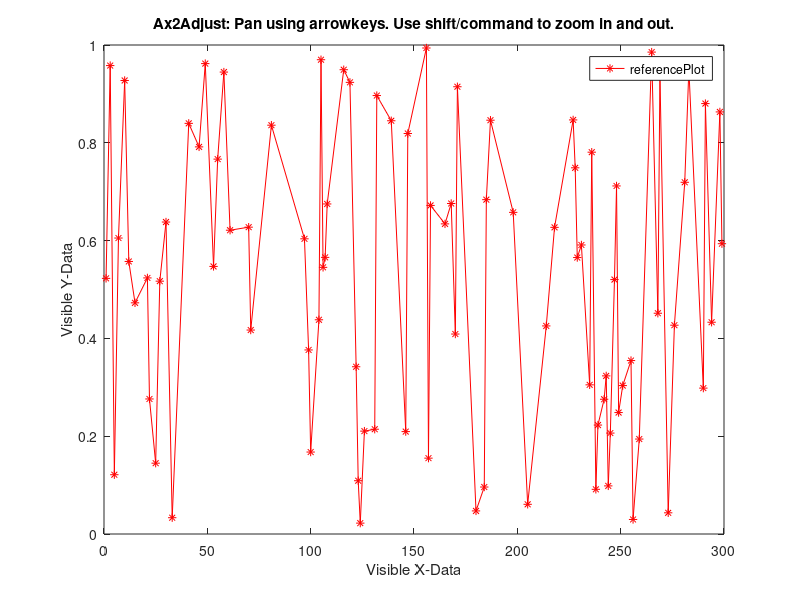

MATLAB code for this plot: (Note: this script raises an error after producing the figure.)
function OrienterObj = example
    %example of Orienter. 
    XX= unique(randi(300,[100,1]),'sorted');
    YY = rand(size(XX));
    f=figure; a=axes('parent',f); refPlot = plot(XX,YY,'-r*','parent',a);
    title(a,'Ax2Adjust: Pan using arrowkeys. Use shift/command to zoom in and out.');
    xlabel(a,'Visible X-Data');
    ylabel(a,'Visible Y-Data');
    legend({'referencePlot'});
    
    OrienterObj = Orienter(refPlot);
    
    title(OrienterObj.TrackerAx,'TrackerAx: Click patch(yellow square) to adjust pan/zoom speed');
    xlabel(OrienterObj.TrackerAx,'Total X-Data');
    ylabel(OrienterObj.TrackerAx,'Total Y-Data');
end